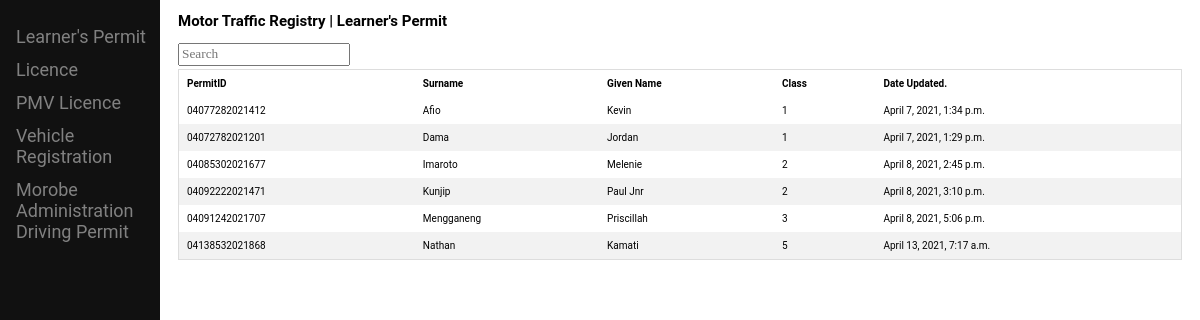
Page /dlearn/ on the committed database.
### dlearn/models.py (models this page shows)
class LearnersPermit(models.Model):
    db_id = models.CharField(max_length=20, default=generate_db_id)
    permit_id = models.CharField(max_length=15, default=generate_id)
    licence_class = models.CharField(max_length=10)
    given_name = models.CharField(max_length=50)
    surname = models.CharField(max_length=50,)
    postal_address = models.CharField(max_length=255)
    age = models.DecimalField(max_digits=3, decimal_places=0)
    height = models.DecimalField(max_digits=3, decimal_places=0)
    eyes = models.CharField(max_length=10)
    complexion = models.CharField(max_length=10)
    updated = models.DateTimeField(auto_now=True)
    officer_id = models.CharField(max_length=20,
                                  choices=[('Officer - Admin', 'OAD'), ('Officer-Licencing', 'OLC'),
                                           ('Officer - Technical', 'OTC'), ('Superintendent', 'SPT'),
                                           ('Officer - TIN', 'OTN')
                                           ])
    def __str__(self):
        SERVER.append(self.db_id)
        return f'{self.permit_id} - {str(self.surname).upper()} {self.given_name}'

### dlearn/views.py (the view)
# urls.py: path('', views.index),
def index(request):
    lp = LearnersPermit.objects.all()
    print(lp)
    return render(request, 'dlearn/index.html', {'lp': lp})

### dlearn/templates/dlearn/index.html (shortened to what this page needs)
{%extends 'base/base.html'%}
{% block content %}
<body>
<section class="container">
  <h2>Motor Traffic Registry | Learner's Permit</h2>
  <input type="search" class="light-table-filter" data-table="order-table" placeholder="Search" style="padding-bottom: 2px;font-family: 'verdana';margin-bottom: 3px;">
  <table class="order-table table">
    <thead>
      <tr>
        <th>PermitID</th>
        <th>Surname</th>
        <th>Given Name</th>
        <th>Class</th>
        <th>Date Updated.</th>
      </tr>
    </thead>
    <tbody>
      {% for permit in lp%}
      <tr>
        <td>{{permit.permit_id}}</td>
        <td>{{permit.surname}}</td>
        <td>{{permit.given_name}}</td>
        <td>{{permit.licence_class}}</td>
        <td>{{permit.updated}}</td>
      </tr>
      {% endfor %}
    </tbody>
  </table>
</section>
</div>
{% endblock %}

### base/templates/base/base.html (style rules this page uses)
body { font-family: "Lato", sans-serif, "Roboto", "Dejavu sans"; }

### dlearn/templates/dlearn/index.html (style rules this page uses)
body { font-size: 10px; font-family: 'Roboto', sans serif, Dejavu Sans; }
table { border-collapse: collapse; border-spacing: 0; width: 100%; border: 1px solid #ddd; }
th, td { text-align: left; padding: 8px; }
tr:nth-child(even) { background-color: #f2f2f2 }

### rows in the picture
LearnersPermit: permit_id "04077282021412", surname "Afio", given_name "Kevin", licence_class "1", updated "April 7, 2021, 1:34 p.m."
LearnersPermit: permit_id "04072782021201", surname "Dama", given_name "Jordan", licence_class "1", updated "April 7, 2021, 1:29 p.m."
LearnersPermit: permit_id "04085302021677", surname "Imaroto", given_name "Melenie", licence_class "2", updated "April 8, 2021, 2:45 p.m."
LearnersPermit: permit_id "04092222021471", surname "Kunjip", given_name "Paul Jnr", licence_class "2", updated "April 8, 2021, 3:10 p.m."
LearnersPermit: permit_id "04091242021707", surname "Mengganeng", given_name "Priscillah", licence_class "3", updated "April 8, 2021, 5:06 p.m."
LearnersPermit: permit_id "04138532021868", surname "Nathan", given_name "Kamati", licence_class "5", updated "April 13, 2021, 7:17 a.m."
